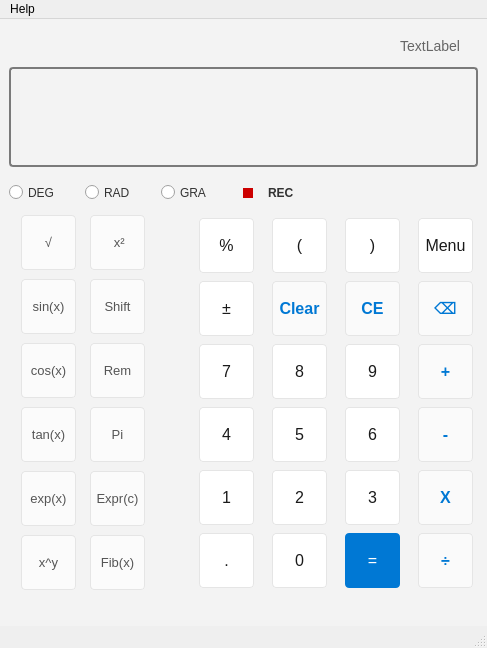
<?xml version="1.0" encoding="UTF-8"?>
<ui version="4.0">
 <class>Calculator</class>
 <widget class="QMainWindow" name="Calculator">
  <property name="geometry">
   <rect>
    <x>0</x>
    <y>0</y>
    <width>487</width>
    <height>648</height>
   </rect>
  </property>
  <property name="sizePolicy">
   <sizepolicy hsizetype="Fixed" vsizetype="Fixed">
    <horstretch>0</horstretch>
    <verstretch>0</verstretch>
   </sizepolicy>
  </property>
  <property name="minimumSize">
   <size>
    <width>0</width>
    <height>0</height>
   </size>
  </property>
  <property name="windowTitle">
   <string>Calculator</string>
  </property>
  <property name="windowIcon">
   <iconset resource="../resource/resource.qrc">
    <normaloff>:/freepik__calculator_30x30.png</normaloff>:/freepik__calculator_30x30.png</iconset>
  </property>
  <property name="styleSheet">
   <string notr="true">/* 全域背景設定 */
#centralwidget {
    background-color: #f3f3f3; /* 淺灰色背景，看起來比較高級 */
}

/* 螢幕 (QLineEdit) 樣式 */
QLineEdit {
    background-color: transparent;
    border: 2px solid #7a7a7a; /* 深灰色實線邊框，2像素寬 */
    border-radius: 4px;        /* 與按鈕一致的圓角 */
    color: #1a1a1a;
    font-family: &quot;Segoe UI&quot;, &quot;Microsoft JhengHei&quot;;
    font-size: 40px; /* 大數字顯示 */
    font-weight: bold;
    padding: 10px;
}

/* 上方小標籤 (QLabel) 樣式 */
QLabel#label {
    color: #666666;
    font-family: &quot;Segoe UI&quot;;
    font-size: 14px;
    padding-right: 15px;
}

/* 基礎按鈕樣式 (所有按鈕共通) */
QPushButton {
    background-color: #ffffff; /* 預設白色 */
    border: 1px solid #e5e5e5;
    border-radius: 4px; /* 輕微圓角 */
    font-family: &quot;Segoe UI&quot;, &quot;Microsoft JhengHei&quot;;
    font-size: 16px;
    color: #1a1a1a;
}

/* 滑鼠移入變色 */
QPushButton:hover {
    background-color: #f9f9f9;
    border: 1px solid #d0d0d0;
}

/* 按下時變色 */
QPushButton:pressed {
    background-color: #eeeeee;
}

/* 運算符按鈕 (使用物體名稱來指定特定的按鈕) */
QPushButton#Add_Button, QPushButton#Subtraction_Button, 
QPushButton#Multiplication_Button, QPushButton#Division_Button,
QPushButton#Back_Button, QPushButton#Clear_Button, QPushButton#Clear_Entry_Buttom {
    background-color: #fafafa;
    font-weight: bold;
    color: #0078d4; /* 運算符用藍色強調 */
}

/* 等於按鈕 (突出的重點色) */
QPushButton#equal_Button {
    background-color: #0078d4;
    color: white;
    border: none;
}

QPushButton#equal_Button:hover {
    background-color: #006abc;
}

QPushButton#equal_Button:pressed {
    background-color: #005a9e;
}

/* 科學面板按鈕 (稍微低調一點的顏色) */
#scientific_panel QPushButton {
    background-color: #fbfbfb;
    font-size: 13px;
    color: #555555;
}

/* 單選鈕 (RadioButton) 樣式 */
QRadioButton {
    font-family: &quot;Segoe UI&quot;;
    font-size: 12px;
    color: #333333;
    spacing: 5px;
}</string>
  </property>
  <widget class="QWidget" name="centralwidget">
   <property name="styleSheet">
    <string notr="true"/>
   </property>
   <layout class="QVBoxLayout" name="verticalLayout_2">
    <item>
     <layout class="QVBoxLayout" name="verticalLayout" stretch="0,1,0">
      <property name="sizeConstraint">
       <enum>QLayout::SizeConstraint::SetDefaultConstraint</enum>
      </property>
      <item>
       <widget class="QLabel" name="label">
        <property name="maximumSize">
         <size>
          <width>16777215</width>
          <height>30</height>
         </size>
        </property>
        <property name="text">
         <string>TextLabel</string>
        </property>
        <property name="alignment">
         <set>Qt::AlignmentFlag::AlignRight|Qt::AlignmentFlag::AlignTrailing|Qt::AlignmentFlag::AlignVCenter</set>
        </property>
       </widget>
      </item>
      <item>
       <widget class="QLineEdit" name="lineEdit">
        <property name="minimumSize">
         <size>
          <width>0</width>
          <height>100</height>
         </size>
        </property>
        <property name="maximumSize">
         <size>
          <width>16777215</width>
          <height>100</height>
         </size>
        </property>
       </widget>
      </item>
      <item>
       <widget class="QWidget" name="widget" native="true">
        <property name="maximumSize">
         <size>
          <width>16777215</width>
          <height>30</height>
         </size>
        </property>
        <widget class="QWidget" name="layoutWidget">
         <property name="geometry">
          <rect>
           <x>0</x>
           <y>0</y>
           <width>297</width>
           <height>40</height>
          </rect>
         </property>
         <layout class="QHBoxLayout" name="horizontalLayout">
          <item>
           <widget class="QRadioButton" name="DEG_Radiobuttom">
            <property name="text">
             <string>DEG</string>
            </property>
           </widget>
          </item>
          <item>
           <widget class="QRadioButton" name="RAD_Radiobuttom">
            <property name="text">
             <string>RAD</string>
            </property>
           </widget>
          </item>
          <item>
           <widget class="QRadioButton" name="GRA_Radiobuttom">
            <property name="text">
             <string>GRA</string>
            </property>
           </widget>
          </item>
          <item>
           <widget class="QCheckBox" name="REC_Check">
            <property name="styleSheet">
             <string notr="true">/* 1. 設定文字與間距 */
QCheckBox {
    spacing: 8px;
    color: #333333;
    font-weight: bold;
}

/* 2. 定義外圈（圓形容器） */
QCheckBox::indicator {
    width: 10px;
    height: 10px;
    border-radius: 14px; /* 半徑為寬高的一半以上，強制變圓形 */
    border: 2px solid #999999;
    background-color: #ffffff;
}

/* 3. 未選取狀態：紅色實心正方形 (停止錄製圖示) */
QCheckBox::indicator:unchecked {
    background-color: #cc0000; /* 紅色 */
    /* 關鍵技巧：用 6px 的厚邊框（顏色需跟背景 #f3f3f3 一致） */
    /* 邊框會往內擠壓背景色，背景色區域就會變成正方形 */
    border: 7px solid #f3f3f3; 
}

/* 4. 選取狀態：紅色雙垂直線 (錄製/暫停圖示) */
QCheckBox::indicator:checked {
    background-color: white;
    border: 2px solid #cc0000; /* 外圈變紅 */
    /* 使用線性漸層在背景畫出兩條垂直紅線 */
    background-image: qlineargradient(spread:pad, x1:0, y1:0, x2:1, y2:0, 
        stop:0.20 transparent, 
        stop:0.21 #cc0000, stop:0.40 #cc0000, 
        stop:0.41 transparent, stop:0.59 transparent, 
        stop:0.60 #cc0000, stop:0.79 #cc0000, 
        stop:0.80 transparent);
}

/* 5. 滑鼠移過時的微調 */
QCheckBox::indicator:hover {
    border: 2px solid #555555;
}</string>
            </property>
            <property name="text">
             <string>REC</string>
            </property>
           </widget>
          </item>
         </layout>
        </widget>
       </widget>
      </item>
     </layout>
    </item>
    <item>
     <layout class="QHBoxLayout" name="horizontalLayout_2">
      <item>
       <widget class="QWidget" name="scientific_panel" native="true">
        <property name="minimumSize">
         <size>
          <width>135</width>
          <height>400</height>
         </size>
        </property>
        <property name="maximumSize">
         <size>
          <width>150</width>
          <height>450</height>
         </size>
        </property>
        <property name="styleSheet">
         <string notr="true"/>
        </property>
        <widget class="QWidget" name="layoutWidget">
         <property name="geometry">
          <rect>
           <x>0</x>
           <y>0</y>
           <width>141</width>
           <height>381</height>
          </rect>
         </property>
         <layout class="QGridLayout" name="gridLayout_2">
          <item row="4" column="1">
           <widget class="QPushButton" name="expr_const_Button">
            <property name="minimumSize">
             <size>
              <width>0</width>
              <height>0</height>
             </size>
            </property>
            <property name="maximumSize">
             <size>
              <width>55</width>
              <height>55</height>
             </size>
            </property>
            <property name="text">
             <string>Expr(c)</string>
            </property>
           </widget>
          </item>
          <item row="5" column="1">
           <widget class="QPushButton" name="Fun_FIB_Button">
            <property name="minimumSize">
             <size>
              <width>0</width>
              <height>0</height>
             </size>
            </property>
            <property name="maximumSize">
             <size>
              <width>55</width>
              <height>55</height>
             </size>
            </property>
            <property name="text">
             <string>Fib(x)</string>
            </property>
           </widget>
          </item>
          <item row="5" column="0">
           <widget class="QPushButton" name="Power_of_Button">
            <property name="minimumSize">
             <size>
              <width>0</width>
              <height>0</height>
             </size>
            </property>
            <property name="maximumSize">
             <size>
              <width>55</width>
              <height>55</height>
             </size>
            </property>
            <property name="font">
             <font>
              <family>Segoe UI</family>
              <pointsize>-1</pointsize>
             </font>
            </property>
            <property name="text">
             <string>x^y</string>
            </property>
           </widget>
          </item>
          <item row="4" column="0">
           <widget class="QPushButton" name="Fun_exp_Button">
            <property name="minimumSize">
             <size>
              <width>0</width>
              <height>0</height>
             </size>
            </property>
            <property name="maximumSize">
             <size>
              <width>55</width>
              <height>55</height>
             </size>
            </property>
            <property name="text">
             <string>exp(x)</string>
            </property>
           </widget>
          </item>
          <item row="3" column="0">
           <widget class="QPushButton" name="fun_Tan_Button">
            <property name="minimumSize">
             <size>
              <width>0</width>
              <height>0</height>
             </size>
            </property>
            <property name="maximumSize">
             <size>
              <width>55</width>
              <height>55</height>
             </size>
            </property>
            <property name="text">
             <string>tan(x)</string>
            </property>
           </widget>
          </item>
          <item row="2" column="0">
           <widget class="QPushButton" name="Fun_Cos_Button">
            <property name="minimumSize">
             <size>
              <width>0</width>
              <height>0</height>
             </size>
            </property>
            <property name="maximumSize">
             <size>
              <width>55</width>
              <height>55</height>
             </size>
            </property>
            <property name="text">
             <string>cos(x)</string>
            </property>
           </widget>
          </item>
          <item row="1" column="0">
           <widget class="QPushButton" name="Fun_sin_Button">
            <property name="minimumSize">
             <size>
              <width>0</width>
              <height>0</height>
             </size>
            </property>
            <property name="maximumSize">
             <size>
              <width>55</width>
              <height>55</height>
             </size>
            </property>
            <property name="text">
             <string>sin(x)</string>
            </property>
           </widget>
          </item>
          <item row="3" column="1">
           <widget class="QPushButton" name="PI_Button">
            <property name="minimumSize">
             <size>
              <width>0</width>
              <height>0</height>
             </size>
            </property>
            <property name="maximumSize">
             <size>
              <width>55</width>
              <height>55</height>
             </size>
            </property>
            <property name="text">
             <string>Pi</string>
            </property>
           </widget>
          </item>
          <item row="2" column="1">
           <widget class="QPushButton" name="Remainder_Button">
            <property name="minimumSize">
             <size>
              <width>0</width>
              <height>0</height>
             </size>
            </property>
            <property name="maximumSize">
             <size>
              <width>55</width>
              <height>55</height>
             </size>
            </property>
            <property name="text">
             <string>Rem</string>
            </property>
           </widget>
          </item>
          <item row="1" column="1">
           <widget class="QPushButton" name="Shift_Button">
            <property name="minimumSize">
             <size>
              <width>0</width>
              <height>0</height>
             </size>
            </property>
            <property name="maximumSize">
             <size>
              <width>55</width>
              <height>55</height>
             </size>
            </property>
            <property name="text">
             <string>Shift</string>
            </property>
           </widget>
          </item>
          <item row="0" column="0">
           <widget class="QPushButton" name="square_root_Button">
            <property name="minimumSize">
             <size>
              <width>0</width>
              <height>0</height>
             </size>
            </property>
            <property name="maximumSize">
             <size>
              <width>55</width>
              <height>55</height>
             </size>
            </property>
            <property name="text">
             <string>√</string>
            </property>
           </widget>
          </item>
          <item row="0" column="1">
           <widget class="QPushButton" name="square_Button">
            <property name="minimumSize">
             <size>
              <width>0</width>
              <height>0</height>
             </size>
            </property>
            <property name="maximumSize">
             <size>
              <width>55</width>
              <height>55</height>
             </size>
            </property>
            <property name="text">
             <string> x²</string>
            </property>
           </widget>
          </item>
         </layout>
        </widget>
       </widget>
      </item>
      <item>
       <widget class="QWidget" name="Main_widget" native="true">
        <property name="minimumSize">
         <size>
          <width>60</width>
          <height>60</height>
         </size>
        </property>
        <property name="maximumSize">
         <size>
          <width>300</width>
          <height>400</height>
         </size>
        </property>
        <widget class="QWidget" name="layoutWidget">
         <property name="geometry">
          <rect>
           <x>10</x>
           <y>0</y>
           <width>308</width>
           <height>384</height>
          </rect>
         </property>
         <property name="minimumSize">
          <size>
           <width>60</width>
           <height>60</height>
          </size>
         </property>
         <layout class="QGridLayout" name="gridLayout">
          <property name="spacing">
           <number>2</number>
          </property>
          <item row="2" column="3">
           <widget class="QPushButton" name="Button_9">
            <property name="minimumSize">
             <size>
              <width>0</width>
              <height>0</height>
             </size>
            </property>
            <property name="maximumSize">
             <size>
              <width>55</width>
              <height>55</height>
             </size>
            </property>
            <property name="text">
             <string>9</string>
            </property>
           </widget>
          </item>
          <item row="3" column="2">
           <widget class="QPushButton" name="Button_5">
            <property name="minimumSize">
             <size>
              <width>0</width>
              <height>0</height>
             </size>
            </property>
            <property name="maximumSize">
             <size>
              <width>55</width>
              <height>55</height>
             </size>
            </property>
            <property name="text">
             <string>5</string>
            </property>
           </widget>
          </item>
          <item row="2" column="2">
           <widget class="QPushButton" name="Button_8">
            <property name="minimumSize">
             <size>
              <width>0</width>
              <height>0</height>
             </size>
            </property>
            <property name="maximumSize">
             <size>
              <width>55</width>
              <height>55</height>
             </size>
            </property>
            <property name="text">
             <string>8</string>
            </property>
           </widget>
          </item>
          <item row="5" column="3">
           <widget class="QPushButton" name="equal_Button">
            <property name="minimumSize">
             <size>
              <width>0</width>
              <height>0</height>
             </size>
            </property>
            <property name="maximumSize">
             <size>
              <width>55</width>
              <height>55</height>
             </size>
            </property>
            <property name="text">
             <string>=</string>
            </property>
           </widget>
          </item>
          <item row="4" column="0">
           <widget class="QPushButton" name="Button_1">
            <property name="minimumSize">
             <size>
              <width>0</width>
              <height>0</height>
             </size>
            </property>
            <property name="maximumSize">
             <size>
              <width>55</width>
              <height>55</height>
             </size>
            </property>
            <property name="text">
             <string>1</string>
            </property>
           </widget>
          </item>
          <item row="0" column="4">
           <widget class="QPushButton" name="Menu_Button">
            <property name="minimumSize">
             <size>
              <width>0</width>
              <height>0</height>
             </size>
            </property>
            <property name="maximumSize">
             <size>
              <width>55</width>
              <height>55</height>
             </size>
            </property>
            <property name="text">
             <string>Menu</string>
            </property>
           </widget>
          </item>
          <item row="2" column="4">
           <widget class="QPushButton" name="Add_Button">
            <property name="minimumSize">
             <size>
              <width>0</width>
              <height>0</height>
             </size>
            </property>
            <property name="maximumSize">
             <size>
              <width>55</width>
              <height>55</height>
             </size>
            </property>
            <property name="text">
             <string>+</string>
            </property>
           </widget>
          </item>
          <item row="2" column="0">
           <widget class="QPushButton" name="Button_7">
            <property name="minimumSize">
             <size>
              <width>0</width>
              <height>0</height>
             </size>
            </property>
            <property name="maximumSize">
             <size>
              <width>55</width>
              <height>55</height>
             </size>
            </property>
            <property name="text">
             <string>7</string>
            </property>
           </widget>
          </item>
          <item row="3" column="4">
           <widget class="QPushButton" name="Subtraction_Button">
            <property name="minimumSize">
             <size>
              <width>0</width>
              <height>0</height>
             </size>
            </property>
            <property name="maximumSize">
             <size>
              <width>55</width>
              <height>55</height>
             </size>
            </property>
            <property name="text">
             <string>-</string>
            </property>
           </widget>
          </item>
          <item row="3" column="3">
           <widget class="QPushButton" name="Button_6">
            <property name="minimumSize">
             <size>
              <width>0</width>
              <height>0</height>
             </size>
            </property>
            <property name="maximumSize">
             <size>
              <width>55</width>
              <height>55</height>
             </size>
            </property>
            <property name="text">
             <string>6</string>
            </property>
           </widget>
          </item>
          <item row="4" column="4">
           <widget class="QPushButton" name="Multiplication_Button">
            <property name="minimumSize">
             <size>
              <width>0</width>
              <height>0</height>
             </size>
            </property>
            <property name="maximumSize">
             <size>
              <width>55</width>
              <height>55</height>
             </size>
            </property>
            <property name="text">
             <string>X</string>
            </property>
           </widget>
          </item>
          <item row="5" column="0">
           <widget class="QPushButton" name="Dot_Button">
            <property name="minimumSize">
             <size>
              <width>0</width>
              <height>0</height>
             </size>
            </property>
            <property name="maximumSize">
             <size>
              <width>55</width>
              <height>55</height>
             </size>
            </property>
            <property name="text">
             <string>.</string>
            </property>
           </widget>
          </item>
          <item row="5" column="2">
           <widget class="QPushButton" name="Button_0">
            <property name="minimumSize">
             <size>
              <width>0</width>
              <height>0</height>
             </size>
            </property>
            <property name="maximumSize">
             <size>
              <width>55</width>
              <height>55</height>
             </size>
            </property>
            <property name="text">
             <string>0</string>
            </property>
           </widget>
          </item>
          <item row="1" column="4">
           <widget class="QPushButton" name="Back_Button">
            <property name="minimumSize">
             <size>
              <width>0</width>
              <height>0</height>
             </size>
            </property>
            <property name="maximumSize">
             <size>
              <width>55</width>
              <height>55</height>
             </size>
            </property>
            <property name="text">
             <string>⌫</string>
            </property>
           </widget>
          </item>
          <item row="1" column="3">
           <widget class="QPushButton" name="Clear_Entry_Buttom">
            <property name="minimumSize">
             <size>
              <width>0</width>
              <height>0</height>
             </size>
            </property>
            <property name="maximumSize">
             <size>
              <width>55</width>
              <height>55</height>
             </size>
            </property>
            <property name="text">
             <string>CE</string>
            </property>
           </widget>
          </item>
          <item row="3" column="0">
           <widget class="QPushButton" name="Button_4">
            <property name="minimumSize">
             <size>
              <width>0</width>
              <height>0</height>
             </size>
            </property>
            <property name="maximumSize">
             <size>
              <width>55</width>
              <height>55</height>
             </size>
            </property>
            <property name="text">
             <string>4</string>
            </property>
           </widget>
          </item>
          <item row="1" column="0">
           <widget class="QPushButton" name="Negate_Button">
            <property name="minimumSize">
             <size>
              <width>0</width>
              <height>0</height>
             </size>
            </property>
            <property name="maximumSize">
             <size>
              <width>55</width>
              <height>55</height>
             </size>
            </property>
            <property name="text">
             <string>±</string>
            </property>
           </widget>
          </item>
          <item row="4" column="2">
           <widget class="QPushButton" name="Button_2">
            <property name="minimumSize">
             <size>
              <width>0</width>
              <height>0</height>
             </size>
            </property>
            <property name="maximumSize">
             <size>
              <width>55</width>
              <height>55</height>
             </size>
            </property>
            <property name="text">
             <string>2</string>
            </property>
           </widget>
          </item>
          <item row="5" column="4">
           <widget class="QPushButton" name="Division_Button">
            <property name="minimumSize">
             <size>
              <width>0</width>
              <height>0</height>
             </size>
            </property>
            <property name="maximumSize">
             <size>
              <width>55</width>
              <height>55</height>
             </size>
            </property>
            <property name="text">
             <string>÷</string>
            </property>
           </widget>
          </item>
          <item row="0" column="0">
           <widget class="QPushButton" name="Percentage_Button">
            <property name="minimumSize">
             <size>
              <width>0</width>
              <height>0</height>
             </size>
            </property>
            <property name="maximumSize">
             <size>
              <width>55</width>
              <height>55</height>
             </size>
            </property>
            <property name="text">
             <string>%</string>
            </property>
           </widget>
          </item>
          <item row="4" column="3">
           <widget class="QPushButton" name="Button_3">
            <property name="minimumSize">
             <size>
              <width>0</width>
              <height>0</height>
             </size>
            </property>
            <property name="maximumSize">
             <size>
              <width>55</width>
              <height>55</height>
             </size>
            </property>
            <property name="text">
             <string>3</string>
            </property>
           </widget>
          </item>
          <item row="1" column="2">
           <widget class="QPushButton" name="Clear_Button">
            <property name="minimumSize">
             <size>
              <width>0</width>
              <height>0</height>
             </size>
            </property>
            <property name="maximumSize">
             <size>
              <width>55</width>
              <height>55</height>
             </size>
            </property>
            <property name="text">
             <string>Clear</string>
            </property>
           </widget>
          </item>
          <item row="0" column="3">
           <widget class="QPushButton" name="RParen_Button">
            <property name="enabled">
             <bool>true</bool>
            </property>
            <property name="minimumSize">
             <size>
              <width>0</width>
              <height>0</height>
             </size>
            </property>
            <property name="maximumSize">
             <size>
              <width>55</width>
              <height>55</height>
             </size>
            </property>
            <property name="text">
             <string>)</string>
            </property>
           </widget>
          </item>
          <item row="0" column="2">
           <widget class="QPushButton" name="LParen_Button">
            <property name="enabled">
             <bool>true</bool>
            </property>
            <property name="minimumSize">
             <size>
              <width>0</width>
              <height>0</height>
             </size>
            </property>
            <property name="maximumSize">
             <size>
              <width>55</width>
              <height>55</height>
             </size>
            </property>
            <property name="text">
             <string>(</string>
            </property>
           </widget>
          </item>
         </layout>
        </widget>
       </widget>
      </item>
     </layout>
    </item>
   </layout>
  </widget>
  <widget class="QStatusBar" name="statusbar"/>
  <widget class="QMenuBar" name="menuBar">
   <property name="geometry">
    <rect>
     <x>0</x>
     <y>0</y>
     <width>487</width>
     <height>25</height>
    </rect>
   </property>
   <widget class="QMenu" name="menuhelp">
    <property name="title">
     <string>Help</string>
    </property>
    <widget class="QMenu" name="menu_About">
     <property name="title">
      <string> About</string>
     </property>
     <addaction name="actionchinese"/>
     <addaction name="actionEnglish"/>
    </widget>
    <addaction name="menu_About"/>
   </widget>
   <addaction name="menuhelp"/>
  </widget>
  <action name="actionabout">
   <property name="text">
    <string>about</string>
   </property>
  </action>
  <action name="actionchinese">
   <property name="text">
    <string>中文</string>
   </property>
  </action>
  <action name="actionEnglish">
   <property name="text">
    <string>English</string>
   </property>
  </action>
 </widget>
 <resources>
  <include location="../resource/resource.qrc"/>
 </resources>
 <connections/>
</ui>
